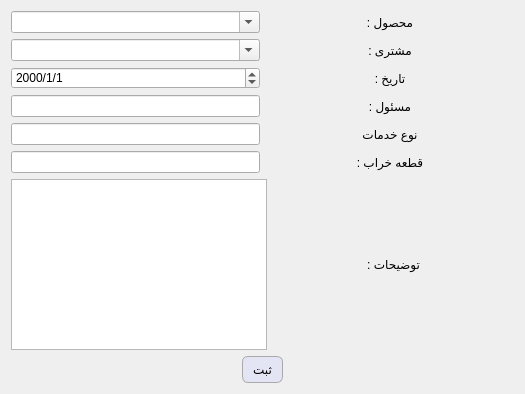
<?xml version="1.0" encoding="UTF-8"?>
<ui version="4.0">
 <class>serviceEdit</class>
 <widget class="QWidget" name="serviceEdit">
  <property name="geometry">
   <rect>
    <x>0</x>
    <y>0</y>
    <width>525</width>
    <height>394</height>
   </rect>
  </property>
  <property name="windowTitle">
   <string>Form</string>
  </property>
  <property name="styleSheet">
   <string notr="true">QPushButton {
    background-color: rgb(228, 229, 244); /* Light gray background */
    border: 1px solid #a9a9a9; /* Darker gray border for a 3D effect */
    border-radius: 6px; /* Rounded corners */
    padding: 5px 10px; /* Padding for a button-like appearance */
    color: black; /* Text color */
    
    /* Subtle gradient for a shiny effect */
    background: qlineargradient(spread:pad, x1:0, y1:0, x2:0, y2:1, 
                                stop:0 #f0f0f0, stop:1 #d3d3d3);
}

QPushButton:hover {
    background-color: #e6e6e6; /* Change to a lighter shade on hover */
    border-color: #b0b0b0; /* Change border color on hover */
}

QPushButton:pressed {
    background-color: #bfbfbf; /* Darker gray when pressed */
    border-color: #808080; /* Slightly darker border when pressed */
}


QWidget {font: 12pt &quot;Segoe UI&quot;;}</string>
  </property>
  <layout class="QVBoxLayout" name="verticalLayout">
   <item>
    <layout class="QHBoxLayout" name="horizontalLayout_8">
     <item>
      <widget class="QComboBox" name="ProductCombo">
       <property name="editable">
        <bool>true</bool>
       </property>
      </widget>
     </item>
     <item>
      <widget class="QLabel" name="label_7">
       <property name="text">
        <string>محصول :</string>
       </property>
       <property name="alignment">
        <set>Qt::AlignmentFlag::AlignCenter</set>
       </property>
      </widget>
     </item>
    </layout>
   </item>
   <item>
    <layout class="QHBoxLayout" name="horizontalLayout_7">
     <item>
      <widget class="QComboBox" name="CustomerCombo">
       <property name="editable">
        <bool>true</bool>
       </property>
      </widget>
     </item>
     <item>
      <widget class="QLabel" name="label_6">
       <property name="text">
        <string>مشتری :</string>
       </property>
       <property name="alignment">
        <set>Qt::AlignmentFlag::AlignCenter</set>
       </property>
      </widget>
     </item>
    </layout>
   </item>
   <item>
    <layout class="QHBoxLayout" name="horizontalLayout">
     <item>
      <widget class="QDateEdit" name="dateEdit">
       <property name="displayFormat">
        <string>yyyy/M/d</string>
       </property>
       <property name="calendarPopup">
        <bool>false</bool>
       </property>
      </widget>
     </item>
     <item>
      <widget class="QLabel" name="label">
       <property name="midLineWidth">
        <number>1</number>
       </property>
       <property name="text">
        <string>تاریخ :</string>
       </property>
       <property name="alignment">
        <set>Qt::AlignmentFlag::AlignCenter</set>
       </property>
      </widget>
     </item>
    </layout>
   </item>
   <item>
    <layout class="QHBoxLayout" name="horizontalLayout_2">
     <item>
      <widget class="QLineEdit" name="lineEdit_2">
       <property name="sizePolicy">
        <sizepolicy hsizetype="Preferred" vsizetype="Fixed">
         <horstretch>0</horstretch>
         <verstretch>0</verstretch>
        </sizepolicy>
       </property>
      </widget>
     </item>
     <item>
      <widget class="QLabel" name="label_2">
       <property name="text">
        <string>مسئول :</string>
       </property>
       <property name="alignment">
        <set>Qt::AlignmentFlag::AlignCenter</set>
       </property>
      </widget>
     </item>
    </layout>
   </item>
   <item>
    <layout class="QHBoxLayout" name="horizontalLayout_3">
     <item>
      <widget class="QLineEdit" name="lineEdit_3">
       <property name="sizePolicy">
        <sizepolicy hsizetype="Preferred" vsizetype="Fixed">
         <horstretch>0</horstretch>
         <verstretch>0</verstretch>
        </sizepolicy>
       </property>
      </widget>
     </item>
     <item>
      <widget class="QLabel" name="label_3">
       <property name="text">
        <string>نوع خدمات</string>
       </property>
       <property name="alignment">
        <set>Qt::AlignmentFlag::AlignCenter</set>
       </property>
      </widget>
     </item>
    </layout>
   </item>
   <item>
    <layout class="QHBoxLayout" name="horizontalLayout_4">
     <item>
      <widget class="QLineEdit" name="lineEdit_5">
       <property name="sizePolicy">
        <sizepolicy hsizetype="Preferred" vsizetype="Fixed">
         <horstretch>0</horstretch>
         <verstretch>0</verstretch>
        </sizepolicy>
       </property>
      </widget>
     </item>
     <item>
      <widget class="QLabel" name="label_5">
       <property name="text">
        <string>قطعه خراب :</string>
       </property>
       <property name="alignment">
        <set>Qt::AlignmentFlag::AlignCenter</set>
       </property>
      </widget>
     </item>
    </layout>
   </item>
   <item>
    <layout class="QHBoxLayout" name="horizontalLayout_5">
     <item>
      <widget class="QTextEdit" name="textEdit">
       <property name="sizePolicy">
        <sizepolicy hsizetype="Preferred" vsizetype="Expanding">
         <horstretch>0</horstretch>
         <verstretch>0</verstretch>
        </sizepolicy>
       </property>
       <property name="tabChangesFocus">
        <bool>true</bool>
       </property>
      </widget>
     </item>
     <item>
      <widget class="QLabel" name="label_4">
       <property name="text">
        <string>توضیحات :</string>
       </property>
       <property name="alignment">
        <set>Qt::AlignmentFlag::AlignCenter</set>
       </property>
      </widget>
     </item>
    </layout>
   </item>
   <item>
    <layout class="QHBoxLayout" name="horizontalLayout_6">
     <item>
      <spacer name="horizontalSpacer">
       <property name="orientation">
        <enum>Qt::Orientation::Horizontal</enum>
       </property>
       <property name="sizeHint" stdset="0">
        <size>
         <width>40</width>
         <height>20</height>
        </size>
       </property>
      </spacer>
     </item>
     <item>
      <widget class="QPushButton" name="pushButton">
       <property name="text">
        <string>ثبت</string>
       </property>
      </widget>
     </item>
     <item>
      <spacer name="horizontalSpacer_2">
       <property name="orientation">
        <enum>Qt::Orientation::Horizontal</enum>
       </property>
       <property name="sizeHint" stdset="0">
        <size>
         <width>40</width>
         <height>20</height>
        </size>
       </property>
      </spacer>
     </item>
    </layout>
   </item>
  </layout>
 </widget>
 <resources/>
 <connections/>
</ui>
